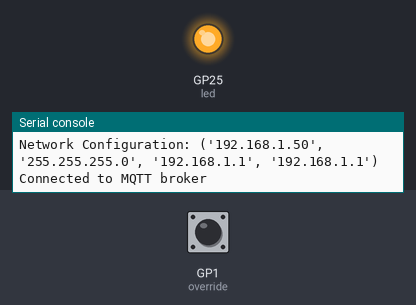
Bench run of a program on a simulated Raspberry Pi Pico running MicroPython. Shown: output pins drawn as LEDs (lit = HIGH), the last lines printed to the serial console. The inputs (shaded band) are chosen by the test bench; at power-on: GP1 (override) HIGH. WiFi joins after 1.5 s; no MQTT or app messages arrive unless stated; values from a settings file that is not in the repository are placeholders.

Above: at 2.8 s.
2.9 s: GP1 (override) pulled LOW for 0.15 s
At 3.6 s:
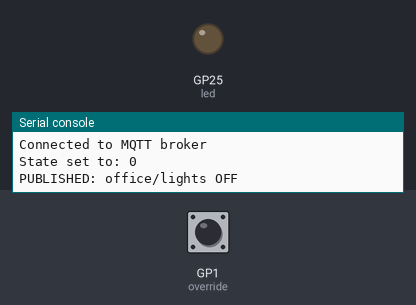
4.5 s: GP1 (override) pulled LOW for 1 s
At 5.9 s:
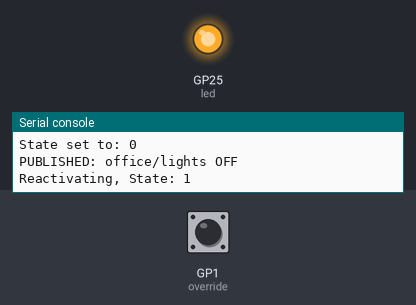
7.0 s: GP1 (override) pulled LOW for 3.2 s
At 7.9 s:
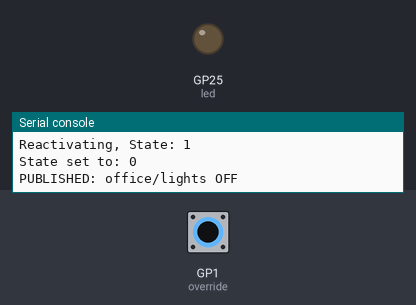
Timing chart, 0 to 10.0 s (numbered marks = the images above; inputs shaded):
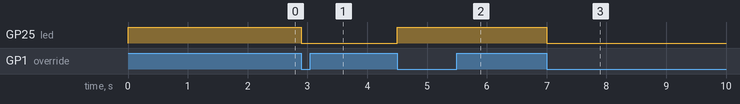

The program:

main.py
```python
import network
from machine import Pin, WDT, disable_irq, enable_irq
import time
from wlan_config import WLAN_SSID, WLAN_PASSWORD
from mqtt import MQTTClient

mqtt_server = "192.168.1.104"  # Replace with your MQTT broker's address
client_id = "office_motion"  # Replace with your client ID
topic = "office/lights"  # Replace with the MQTT topic you want to publish to
inactive_time = 300  # Time in seconds before sending inactivity event

# keep interrupt prev state
state = None

# STATES
# 0 = DISABLED
# 1 = LISTENING
# 2 = ON (NO ACTION)
CURRENT_STATE = 1

# Set sensor pin for enabling and disabling sensor
MOTION_SENSOR_VALUE_PIN = 4
OVERRIDE_BUTTON_PIN = 1
motion_sensor_in = Pin(MOTION_SENSOR_VALUE_PIN, Pin.IN)
override = Pin(OVERRIDE_BUTTON_PIN, Pin.IN, Pin.PULL_UP)

# Set the LED high (turn it on)
led = Pin("LED", Pin.OUT)
led.off()
led.on()

# Set watchdog timer
wdt = WDT(timeout=8000)


# Callback function to disable sesor reading
# def on_message(client, userdata, message):
#     global state
#     state = message.payload.decode()
#     print(f"Setting state to {state}")

#     # Convert mqtt message to int
#     try:
#         enable = int(state)
#     except ValueError as verr:
#         return

#     print(enable)
#     # Ignore if not 0 or 1
#     if enable > 1 or enable < 0:
#         return

#     if enable == 1:
#         state = disable_irq()
#     elif enable == 0 and state != None:
#         enable_irq(state)


# Create a Wi-Fi interface
wlan = network.WLAN(network.STA_IF)

# Activate the Wi-Fi interface
wlan.active(True)

# Connect to the Wi-Fi network
wlan.connect(WLAN_SSID, WLAN_PASSWORD)

# Wait for a successful connection
while not wlan.isconnected():
    pass

# Print network configuration
print("Connected to:", WLAN_SSID)
print("Network Configuration:", wlan.ifconfig())

client = MQTTClient(client_id, mqtt_server)
client.connect()
print("Connected to MQTT broker")

active_time = 0


# Trigger for motion sensor interrupt
def INT_trigger_publish(pin):
    global CURRENT_STATE
    global active_time

    # Dont activate lights if state is disabled
    if CURRENT_STATE != 0:
        active_time = 0
        connect_and_publish("FOCUS")
        CURRENT_STATE = 2


last_debounce_time = 0
debounce_delay = 50  # ms


def debounce(pin):
    global last_debounce_time
    current_time = time.ticks_ms()

    if current_time - last_debounce_time > debounce_delay:
        last_debounce_time = current_time
        return True
    return False


# Trigger for override button interrupt
def INT_override_button(pin):
    global CURRENT_STATE

    # Account for sensitivity of button
    if debounce(pin):
        if CURRENT_STATE == 0:
            # Return to listening state
            CURRENT_STATE = 1
            print(f"Reactivating, State: {CURRENT_STATE}")
            led.on()
        else:
            CURRENT_STATE = 0
            led.off()
            print(f"State set to: {CURRENT_STATE}")
            connect_and_publish("OFF")


def connect_and_publish(state):
    global client
    client.publish(topic, state)
    print("PUBLISHED:", topic, state)


# Define interrupts
motion_sensor_in.irq(trigger=Pin.IRQ_RISING, handler=INT_trigger_publish)
override.irq(trigger=Pin.IRQ_FALLING, handler=INT_override_button)

# Subscribe to ENABLE topic to toggle sensor function
# client.cb = on_message
# client.subscribe("ENABLE")

while True:
    time.sleep_ms(1)
    if CURRENT_STATE == 2:
        active_time += 5
        print(active_time)

        # Trigger deactivate event if inactive_time is exceeded
        if active_time > inactive_time:
            print("Deactivating")
            connect_and_publish("OFF")
            CURRENT_STATE = 1

        time.sleep(5)  # Optional: Add a delay to prevent rapid reading

    wdt.feed()
```

Measured:
- after the input at 2.9 s, GP25 (led): HIGH → LOW at once
- after the input at 4.5 s, GP25 (led): LOW → HIGH at once
- after the input at 7.0 s, GP25 (led): HIGH → LOW at once
